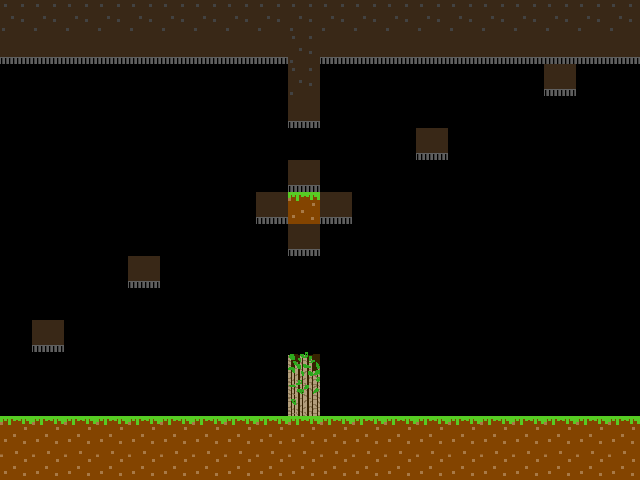

This is a level from a 2D game, rendered from its Tiled map with the project's own tilesets. A one-line summary and the map file follow, with tile-layer data summarised:
An orthogonal 20x15 tile map with 32x32 px tiles, 3 tile layers (floors, traps, pickups).

<map version="1.0" orientation="orthogonal" renderorder="right-down" width="20" height="15" tilewidth="32" tileheight="32" nextobjectid="1">
 <tileset firstgid="1" name="tiles2" tilewidth="32" tileheight="32" tilecount="8">
  <image source="tiles2.png" width="128" height="64" />
 </tileset>
 <layer name="floors" width="20" height="15">
  <data>[300 cells, 80 non-empty, 4 distinct tile ids]</data>
 </layer>
 <layer name="traps" width="20" height="15">
  <data>[300 cells, 4 non-empty, 4 distinct tile ids]</data>
 </layer>
 <layer name="pickups" width="20" height="15">
  <data>[300 cells, 9 non-empty, 2 distinct tile ids]</data>
 </layer>
</map>
